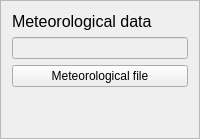
    <widget class="QFrame" name="frame_7">
     <property name="frameShape">
      <enum>QFrame::StyledPanel</enum>
     </property>
     <property name="frameShadow">
      <enum>QFrame::Raised</enum>
     </property>
     <layout class="QGridLayout" name="gridLayout_7">
      <item row="2" column="0">
       <widget class="QPushButton" name="pushButtonImportMet">
        <property name="text">
         <string>Meteorological file</string>
        </property>
       </widget>
      </item>
      <item row="1" column="0">
       <widget class="QLineEdit" name="textInputMetData">
        <property name="enabled">
         <bool>false</bool>
        </property>
       </widget>
      </item>
      <item row="0" column="0">
       <widget class="QLabel" name="label_19">
        <property name="text">
         <string>&lt;!DOCTYPE HTML PUBLIC &quot;-//W3C//DTD HTML 4.0//EN&quot; &quot;http://www.w3.org/TR/REC-html40/strict.dtd&quot;&gt;
&lt;html&gt;&lt;head&gt;&lt;meta name=&quot;qrichtext&quot; content=&quot;1&quot; /&gt;&lt;style type=&quot;text/css&quot;&gt;
p, li { white-space: pre-wrap; }
&lt;/style&gt;&lt;/head&gt;&lt;body style=&quot; font-family:'MS Shell Dlg 2'; font-size:8pt; font-weight:400; font-style:normal;&quot;&gt;
&lt;p style=&quot; margin-top:0px; margin-bottom:0px; margin-left:0px; margin-right:0px; -qt-block-indent:0; text-indent:0px;&quot;&gt;&lt;span style=&quot; font-size:12pt;&quot;&gt;Meteorological data&lt;/span&gt;&lt;/p&gt;&lt;/body&gt;&lt;/html&gt;</string>
        </property>
       </widget>
      </item>
      <item row="3" column="0">
       <spacer name="verticalSpacer_8">
        <property name="orientation">
         <enum>Qt::Vertical</enum>
        </property>
        <property name="sizeHint" stdset="0">
         <size>
          <width>20</width>
          <height>40</height>
         </size>
        </property>
       </spacer>
      </item>
     </layout>
    </widget>
